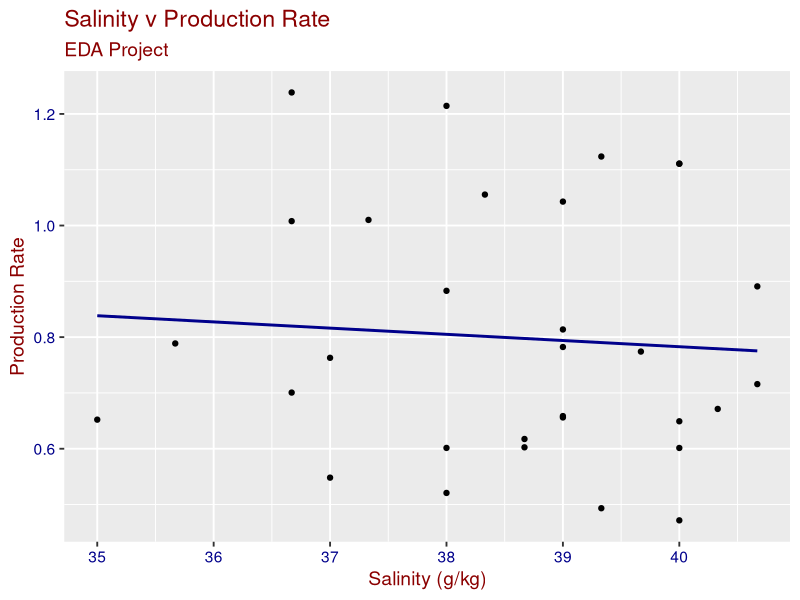
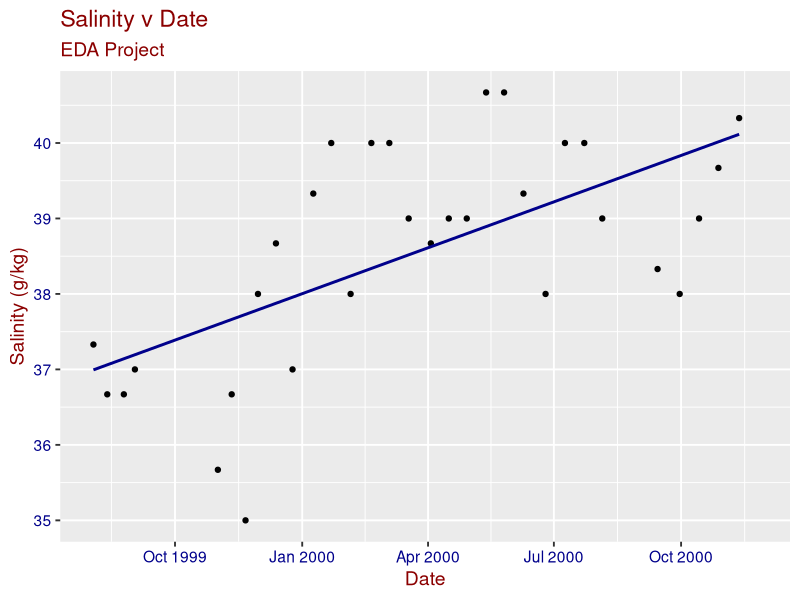

Here is the R script that generated these plots, in order:
## ---- chunk 1
#loading in necessary packages
library(tidyverse)
library(here)
library(lubridate)

#checked directory
here()

#create and set theme
mytheme <- theme_grey(base_size = 14) +
  theme(axis.title = element_text(colour = "darkred"),
        title = element_text(colour = "darkred"),
        axis.text = element_text(colour = "darkblue"))
theme_set(mytheme)
## ---- chunk 2
#read in the temp/salinity data
temp_sal <- read.csv(here("./Data/Raw/Temperature-Salinity.csv"), stringsAsFactors = TRUE)

#set date column as date
temp_sal$date <- as.Date(temp_sal$date)

#read in production rate  data
prod_rates <- read.csv(here("./Data/Raw/Seagrass-production-rates.csv"), stringsAsFactors = TRUE)

#set date column as date
prod_rates$date <- as.Date(prod_rates$date)
## ---- chunk 3
#filtered out the reference treatment only
#omitted any NAs
temp_sal_clean <- temp_sal %>%
  filter(treatment == "reference") %>%
  na.omit()

#selected the desired columns 
#filtered out just the reference treatment
#calculated the mean mass growth
#omitted any NAs
prod_rates_clean <- prod_rates %>%
  select("treatment", "date", "exp_week", "gr_mass") %>%
  filter(treatment == "reference") %>%
  group_by(date) %>%
  summarise(meangrowth = mean(gr_mass), exp_week = median(exp_week)) %>%
  mutate(treatment = "reference") %>%
  na.omit()
## ---- chunk 4
#joined the salinity and production rate data frames together by the experiment week
joined <- left_join(x = prod_rates_clean, y = temp_sal_clean, join_by(exp_week ==exp_week, treatment ==treatment))

#set date column as date
joined$date.x <- as.Date(joined$date.x)
## ---- chunk 5
#plotted salinity by production rate
ggplot(joined, aes(y = meangrowth, x = salinity)) +
  geom_point() +
  geom_smooth(method = "lm", se = FALSE, color = "darkblue") +
  labs(y = "Production Rate", x = "Salinity (g/kg)", 
       title = "Salinity v Production Rate",
       subtitle = "EDA Project")

#plotted salinity over time
ggplot(joined, aes(x = date.x, y = salinity)) +
  geom_point() +
  geom_smooth(method = "lm", se = FALSE, color = "darkblue") +
  labs(x = "Date", y = "Salinity (g/kg)", 
       title = "Salinity v Date", 
       subtitle = "EDA Project")
## ---- chunk 6
#ran linear regression
sal_prod_regression <- 
  lm(data = joined, salinity ~ meangrowth)
summary(sal_prod_regression)
